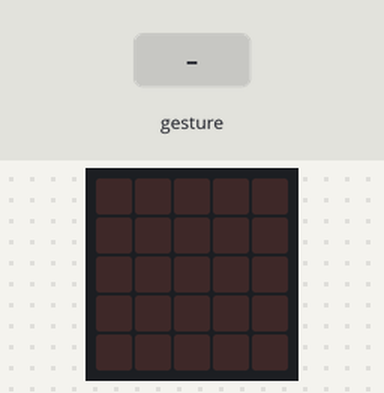
The program below on a simulated BBC micro:bit (MakeCode). Parts: the board's 5×5 LED display. The inputs (shaded band) are chosen by the test bench. Random numbers come from a fixed seed; a tilt is held for 1.5 s and a shake lasts 1 s, then the board lies face up again.

Above: at 1.2 s.
1.3 s: gesture 'shake'
At 1.9 s:
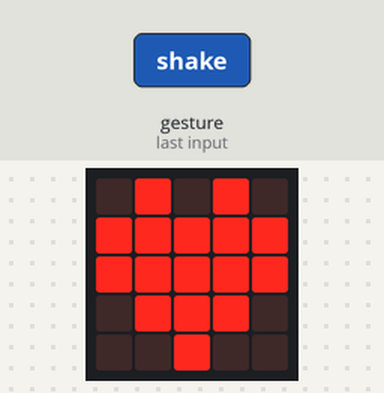
At 2.6 s:
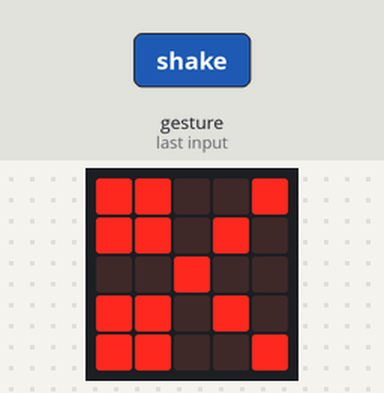
Timing chart, 0 to 4.3 s (numbered marks = the images above; inputs shaded):
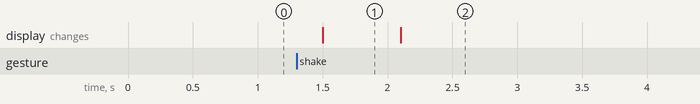

Measured:
- after the input at 1.3 s, the display: changes after 0.20 s (image 1)
- what the display in image 1 shows lasts 0.6 s, from 1.5 s to 2.1 s

The program:

main.ts
```typescript
let Hand = 0
input.onGesture(Gesture.Shake, function () {
    Hand = randint(1, 3)
    if (Hand == 2) {
        basic.showIcon(IconNames.Square)
    } else {
        basic.showIcon(IconNames.Heart)
    }
    basic.showIcon(IconNames.Scissors)
})
```

test.ts
```typescript
// os teses vão aqui; isto não será compilado quando este pacote for usado como extensão.
```
